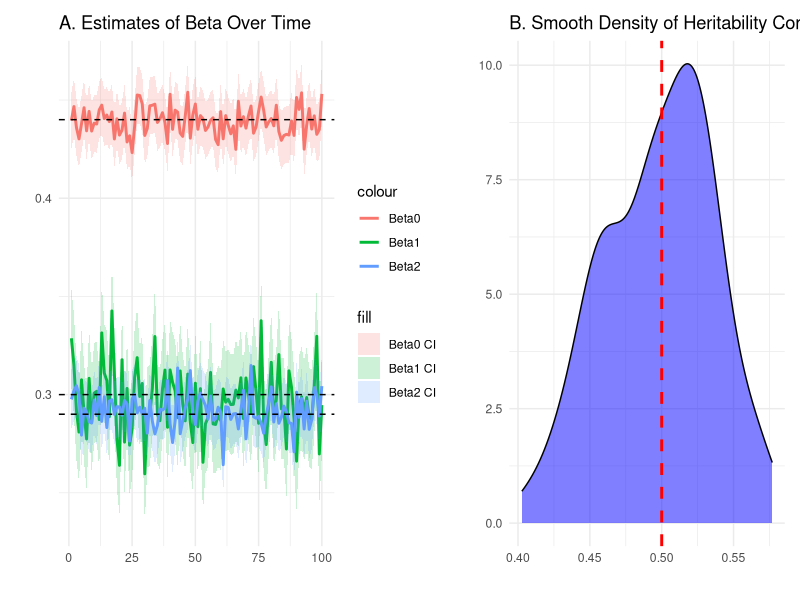

The R source for this figure:
# Set parameters
set.seed(1)  # For reproducibility
n_families <- 10000  # Number of families
n_parents <- 2       # twin parents
beta <- 0.3          # Coefficient for education transmission
alpha <- 0.2         # Coefficient for social factors
phi3_sq <- 0.3          # Contribution of Unique experiences
phi2_sq <- 0.2          # Contribution of Common family influence
phi1_sq <- 1-phi3_sq-phi2_sq # Contribution of Heritability

ntime <- 100 # time of reproducibility

# Store results for 100 runs
results <- data.frame(beta0 = numeric(ntime), beta0_lower = numeric(ntime), beta0_upper = numeric(ntime),
                      beta1 = numeric(ntime), beta1_lower = numeric(ntime), beta1_upper = numeric(ntime),
                      beta2 = numeric(ntime), beta2_lower = numeric(ntime), beta2_upper = numeric(ntime))
                      

# Run the simulation
for (i in 1:ntime) {
  
  # Simulate data
  n <- n_families * n_parents
  family_ids <- rep(1:n_families, each = n_parents)
  Z1 <- rnorm(n)  # Social factors
  Z2 <- rnorm(n)  # Social factors
  H1 <- rnorm(n_families)  # Heritability
  H2 <- rnorm(n)          # Heritability
  C <- rnorm(n_families)  # Common family influence
  E <- rnorm(n)           # Unique experiences
  e1 <- rnorm(n)                 # Individual-level noise
  e2 <- rnorm(n)                 # Individual-level noise
  
  X <- sqrt(phi1_sq)*H1[family_ids] + sqrt(phi2_sq)*C[family_ids] + sqrt(phi3_sq)*E  # Parent education outcome
  
  Y1 <- beta * (sqrt(phi1_sq)*H1[family_ids] +  sqrt(phi3_sq)*E) +
                alpha * Z1 + sqrt(phi2_sq)*C[family_ids] + e1  # Biological child outcome
  Y2 <- beta * (sqrt(phi1_sq)*H2 + sqrt(phi3_sq)*E) +
                alpha * Z2 + sqrt(phi2_sq)*C[family_ids] + e2 # Adopted child outcome
  
  # OLS model
  biog <- lm(Y1 ~ X + Z1)
  beta0 <- coef(biog)["X"]
  se0 <- summary(biog)$coefficients["X", "Std. Error"]  # Standard error for beta2
  ci0_lower <- beta0 - 1.96 * se0  # Lower bound of CI
  ci0_upper <- beta0 + 1.96 * se0  # Upper bound of CI
 
  # Twin-parent model
  X_centered <- X - ave(X, family_ids)
  Z1_centered <- Z1 - ave(Z1, family_ids)
  Y1_centered <- Y1 - ave(Y1, family_ids)
  
  twin <- lm(Y1_centered ~ X_centered + Z1_centered)
  beta1 <- coef(twin)["X_centered"]
  se1 <- summary(twin)$coefficients["X_centered", "Std. Error"]  # Standard error for beta1
  ci1_lower <- beta1 - 1.96 * se1  # Lower bound of CI
  ci1_upper <- beta1 + 1.96 * se1  # Upper bound of CI
  
  # Adoption model
  adopt <- lm(Y2 ~ X + Z2)
  beta2 <- coef(adopt)["X"]
  se2 <- summary(adopt)$coefficients["X", "Std. Error"]  # Standard error for beta2
  ci2_lower <- beta2 - 1.96 * se2  # Lower bound of CI
  ci2_upper <- beta2 + 1.96 * se2  # Upper bound of CI
  
  # Store results

  results$beta0[i] <- beta0
  results$beta0_lower[i] <- ci0_lower
  results$beta0_upper[i] <- ci0_upper
  
  results$beta1[i] <- beta1
  results$beta1_lower[i] <- ci1_lower
  results$beta1_upper[i] <- ci1_upper
  
  results$beta2[i] <- beta2
  results$beta2_lower[i] <- ci2_lower
  results$beta2_upper[i] <- ci2_upper
}

# Load required libraries
library(ggplot2)
library(patchwork)

# Beta estimates plot
beta_plot <- ggplot(results, aes(x = 1:nrow(results))) +
  geom_line(aes(y = beta0, color = "Beta0"), linewidth = 1) + 
  geom_ribbon(aes(ymin = beta0_lower, ymax = beta0_upper, fill = "Beta0 CI"), alpha = 0.2) +
  geom_line(aes(y = beta1, color = "Beta1"), linewidth = 1) + 
  geom_ribbon(aes(ymin = beta1_lower, ymax = beta1_upper, fill = "Beta1 CI"), alpha = 0.2) +
  geom_line(aes(y = beta2, color = "Beta2"), linewidth = 1) + 
  geom_ribbon(aes(ymin = beta2_lower, ymax = beta2_upper, fill = "Beta2 CI"), alpha = 0.2) +
  labs(title = "A. Estimates of Beta Over Time", x = "", y = "") + 
  geom_hline(yintercept = beta, color = "black", linetype = "dashed") + 
  geom_hline(yintercept = beta*phi3_sq + phi2_sq, color = "black", linetype = "dashed") +
  geom_hline(yintercept = beta*(phi1_sq + phi3_sq) + phi2_sq, color = "black", linetype = "dashed") +
  theme_minimal()

# Calculate phi1_sq_hat
results$phi1_sq_hat <- (results$beta0 - results$beta2) / results$beta1

# Density plot for phi1_sq_hat
density_plot <- ggplot(results, aes(x = phi1_sq_hat)) +
  geom_density(fill = "blue", alpha = 0.5) +
  geom_vline(xintercept = phi1_sq, color = "red", linetype = "dashed", linewidth = 1) +
  labs(title = "B. Smooth Density of Heritability Contribution", x = "", y = "") +
  theme_minimal()

# Combine the plots
simulation <- beta_plot + density_plot

ggsave("figs/simulation.svg", plot = simulation, width=7, height=4)
